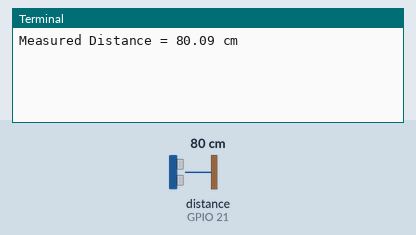
Simulated run of this program. Board: Raspberry Pi (BCM pin numbers). Parts: the last lines printed to the terminal. Inputs (shaded band) come from the test bench; at power-on: distance to the obstacle (sensor on GPIO 21) 80 cm. The echo pulse lasts 58.3 µs per cm; the clock reads 2024-03-15 10:24:30 at power-on unless the program sets it.

Above: at 1.2 s.
1.3 s: distance to the obstacle (sensor on GPIO 21) set to 2 cm
At 3.1 s:
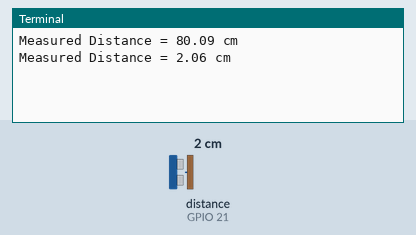
3.4 s: distance to the obstacle (sensor on GPIO 21) set to 4 cm
At 4.5 s:
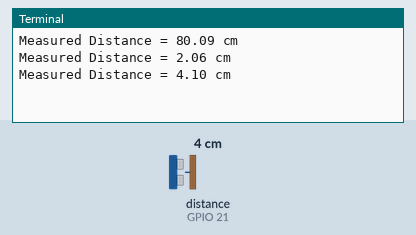
Timing chart, 0 to 6.4 s (numbered marks = the images above; inputs shaded):
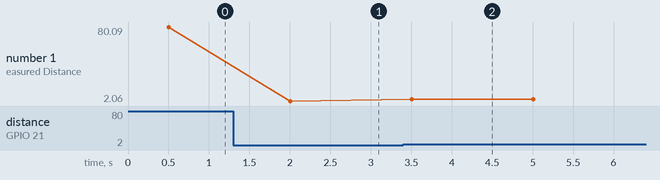

Measured:
- after the input at 1.3 s, the terminal: prints a new line after 0.71 s (image 1)
- after the input at 3.4 s, the terminal: prints a new line after 0.11 s (image 2)
- plotted number 1: 80.09 → 2.06 after the input at 1.3 s, 2.06 → 4.1 after the input at 3.4 s

The program:

ultra-sonic_module.py
```python
import RPi.GPIO as GPIO
import time

# 设置GPIO模式为BCM
GPIO.setmode(GPIO.BCM)

# 设置触发和回声引脚
TRIG = 20
ECHO = 21

# 设置TRIG为输出，ECHO为输入
GPIO.setup(TRIG, GPIO.OUT)
GPIO.setup(ECHO, GPIO.IN)

def measure_distance():
    # 确保触发引脚是低电平
    GPIO.output(TRIG, False)
    time.sleep(0.5)

    # 产生一个10微秒的高电平脉冲到TRIG引脚
    GPIO.output(TRIG, True)
    time.sleep(0.00001)  # 10微秒
    GPIO.output(TRIG, False)

    # 保存发送脉冲的时间和接收回声的时间
    while GPIO.input(ECHO) == 0:
        pulse_start = time.time()
    while GPIO.input(ECHO) == 1:
        pulse_end = time.time()

    # 计算脉冲的持续时间
    pulse_duration = pulse_end - pulse_start

    # 使用声速（34300厘米/秒）计算距离，并将其除以2，因为声音要走来回的路程
    distance = pulse_duration * 34300 / 2

    # 四舍五入到两位小数
    distance = round(distance, 2)

    # 返回测量到的距离
    return distance

try:
    while True:
        dist = measure_distance()
        print("Measured Distance = {:.2f} cm".format(dist))
        time.sleep(1)

except KeyboardInterrupt:
    print("Measurement stopped by User")
    GPIO.cleanup()
```
